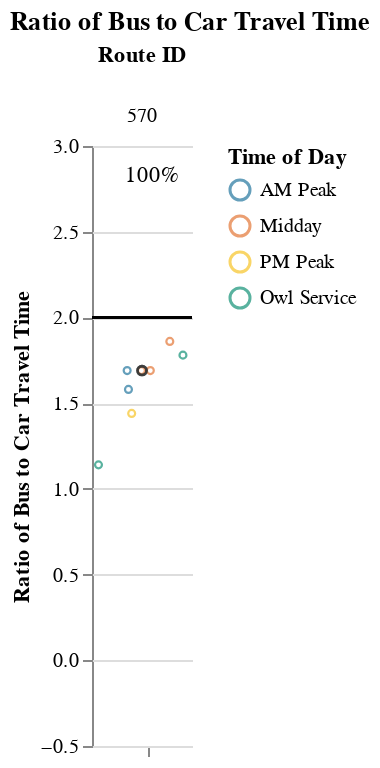
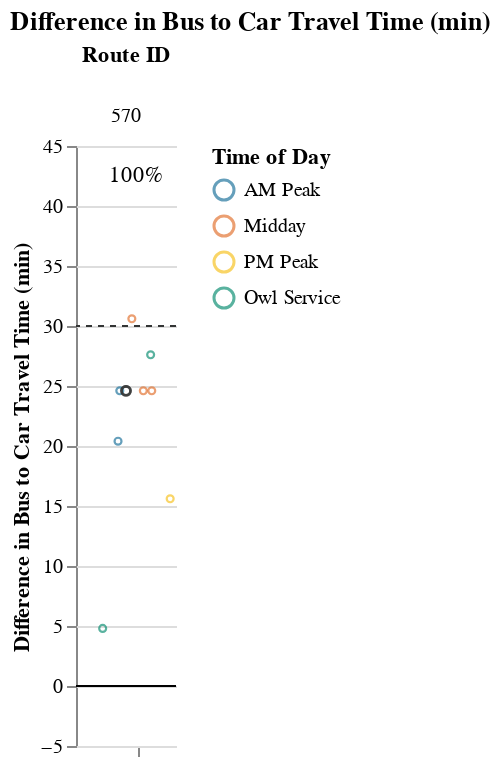

Notebook source saved alongside these figures, in order:
### Markdown cell above
### Medium Routes (1-1.5 hrs)

### Code cell
route_group = "medium"
try:
    display_charts_for_route_group(df, route_group)
except:
    print("No routes meet this criteria.")

### Figure 1 — Vega-Lite specification as saved in the notebook (floating-point values rounded to 4 significant figures)
{"config": {"view": {"continuousWidth": 400, "continuousHeight": 300, "stroke": null}, "facet": {"spacing": 0}}, "data": {"name": "data-a38ca362b2503a0be2d05dd86f98e643"}, "facet": {"column": {"field": "route_id", "sort": ["570"], "title": "Route ID", "type": "nominal"}}, "spec": {"layer": [{"mark": "rule", "encoding": {"color": {"value": "black"}, "y": {"field": "cutoff", "type": "quantitative"}}, "selection": {"selector003": {"type": "interval", "bind": "scales", "encodings": ["x", "y"]}}}, {"mark": {"type": "point", "opacity": 0.65, "size": 12, "strokeWidth": 1.1}, "encoding": {"color": {"field": "time_of_day", "scale": {"range": ["#136C97", "#E16B26", "#F6BF16", "#00896B", "#7790A3", "#5B559C"]}, "sort": ["AM Peak", "Midday", "PM Peak", "Owl Service"], "title": "Time of Day", "type": "nominal"}, "tooltip": [{"field": "route_id", "type": "nominal"}, {"field": "route_name", "type": "nominal"}, {"field": "trip_id", "type": "nominal"}, {"field": "service_hours", "type": "quantitative"}, {"field": "car_duration_hours", "type": "quantitative"}, {"field": "bus_multiplier", "type": "quantitative"}, {"field": "bus_difference", "type": "quantitative"}, {"field": "num_trips", "type": "quantitative"}, {"field": "num_competitive", "type": "quantitative"}, {"field": "pct_trips_competitive", "type": "quantitative"}, {"field": "p25", "type": "quantitative"}, {"field": "p50", "type": "quantitative"}, {"field": "p75", "type": "quantitative"}], "x": {"axis": {"grid": false, "labels": false, "ticks": true, "values": [0]}, "field": "jitter", "scale": {}, "title": null, "type": "quantitative"}, "y": {"field": "bus_multiplier", "scale": {"domain": [-0.25, 3.0]}, "title": "Ratio of Bus to Car Travel Time", "type": "quantitative"}}, "transform": [{"calculate": "sqrt(-2*log(random()))*cos(2*PI*random())", "as": "jitter"}], "width": 50}, {"layer": [{"mark": {"type": "point", "opacity": 0.6, "size": 20, "strokeWidth": 1.3}, "encoding": {"color": {"value": "#323434"}, "y": {"field": "bus_multiplier", "type": "quantitative"}}, "transform": [{"filter": "(datum.p50_trip === 1)"}]}, {"mark": {"type": "text", "align": "center", "baseline": "middle"}, "encoding": {"color": {"value": "black"}, "text": {"field": "pct_trips_competitive", "format": ".0%", "type": "quantitative"}, "tooltip": [{"field": "route_id", "type": "nominal"}, {"field": "route_name", "type": "nominal"}, {"field": "trip_id", "type": "nominal"}, {"field": "service_hours", "type": "quantitative"}, {"field": "car_duration_hours", "type": "quantitative"}, {"field": "bus_multiplier", "type": "quantitative"}, {"field": "bus_difference", "type": "quantitative"}, {"field": "num_trips", "type": "quantitative"}, {"field": "num_competitive", "type": "quantitative"}, {"field": "pct_trips_competitive", "type": "quantitative"}, {"field": "p25", "type": "quantitative"}, {"field": "p50", "type": "quantitative"}, {"field": "p75", "type": "quantitative"}], "x": {"value": 30}, "y": {"value": 15}}, "transform": [{"calculate": "sqrt(-2*log(random()))*cos(2*PI*random())", "as": "jitter"}, {"filter": "(datum.fastest_trip === 1)"}]}]}]}, "resolve": {"scale": {"y": "shared"}}, "title": "Ratio of Bus to Car Travel Time", "$schema": "https://vega.github.io/schema/vega-lite/v4.17.0.json", "datasets": {"data-a38ca362b2503a0be2d05dd86f98e643": [{"calitp_itp_id": 11, "trip_key": -166603345440738692, "trip_id": "t_1235349_b_414_tn_0", "shape_id": "p_900627", "route_id": "570", "service_hours": 0.67, "trip_first_departure_ts": 20700, "trip_last_arrival_ts": 23100, "departure_hour": 5, "time_of_day": "Owl Service", "p25": 0.91, "p50": 1.0, "p75": 1.012, "p50_trip": 0, "fastest_trip": 1, "car_duration_hours": 0.59, "competitive_route": 1, "bus_multiplier": 1.14, "bus_difference": 4.8, "num_trips": 8, "num_competitive": 8, "pct_trips_competitive": 1.0, "bus_difference_spread": 25.8, "route_group": "medium", "max_trip_hrs": 1.1, "max_trip_route_group": 1.1, "below_cutoff": 7, "pct_below_cutoff": 0.875, "name": "Amador Regional Transit System", "caltrans_district": "10 - Stockton", "drmt_organization_name": "['recGiMlqrcpPxScAH']", "route_name": "Upcountry", "cutoff2": 30, "cutoff": 2}, {"calitp_itp_id": 11, "trip_key": -4162627453190228698, "trip_id": "t_1235356_b_414_tn_0", "shape_id": "p_864", "route_id": "570", "service_hours": 0.85, "trip_first_departure_ts": 63480, "trip_last_arrival_ts": 66540, "departure_hour": 17, "time_of_day": "PM Peak", "p25": 0.91, "p50": 1.0, "p75": 1.012, "p50_trip": 0, "fastest_trip": 0, "car_duration_hours": 0.59, "competitive_route": 1, "bus_multiplier": 1.44, "bus_difference": 15.6, "num_trips": 8, "num_competitive": 8, "pct_trips_competitive": 1.0, "bus_difference_spread": 25.8, "route_group": "medium", "max_trip_hrs": 1.1, "max_trip_route_group": 1.1, "below_cutoff": 7, "pct_below_cutoff": 0.875, "name": "Amador Regional Transit System", "caltrans_district": "10 - Stockton", "drmt_organization_name": "['recGiMlqrcpPxScAH']", "route_name": "Upcountry", "cutoff2": 30, "cutoff": 2}, {"calitp_itp_id": 11, "trip_key": 1587477281743624360, "trip_id": "t_1235350_b_414_tn_0", "shape_id": "p_850", "route_id": "570", "service_hours": 0.93, "trip_first_departure_ts": 27000, "trip_last_arrival_ts": 30360, "departure_hour": 7, "time_of_day": "AM Peak", "p25": 0.91, "p50": 1.0, "p75": 1.012, "p50_trip": 0, "fastest_trip": 0, "car_duration_hours": 0.59, "competitive_route": 1, "bus_multiplier": 1.58, "bus_difference": 20.4, "num_trips": 8, "num_competitive": 8, "pct_trips_competitive": 1.0, "bus_difference_spread": 25.8, "route_group": "medium", "max_trip_hrs": 1.1, "max_trip_route_group": 1.1, "below_cutoff": 7, "pct_below_cutoff": 0.875, "name": "Amador Regional Transit System", "caltrans_district": "10 - Stockton", "drmt_organization_name": "['recGiMlqrcpPxScAH']", "route_name": "Upcountry", "cutoff2": 30, "cutoff": 2}, {"calitp_itp_id": 11, "trip_key": 2168053819301931957, "trip_id": "t_1235354_b_414_tn_0", "shape_id": "p_866", "route_id": "570", "service_hours": 1.0, "trip_first_departure_ts": 30480, "trip_last_arrival_ts": 34080, "departure_hour": 8, "time_of_day": "AM Peak", "p25": 0.91, "p50": 1.0, "p75": 1.012, "p50_trip": 1, "fastest_trip": 0, "car_duration_hours": 0.59, "competitive_route": 1, "bus_multiplier": 1.69, "bus_difference": 24.6, "num_trips": 8, "num_competitive": 8, "pct_trips_competitive": 1.0, "bus_difference_spread": 25.8, "route_group": "medium", "max_trip_hrs": 1.1, "max_trip_route_group": 1.1, "below_cutoff": 7, "pct_below_cutoff": 0.875, "name": "Amador Regional Transit System", "caltrans_district": "10 - Stockton", "drmt_organization_name": "['recGiMlqrcpPxScAH']", "route_name": "Upcountry", "cutoff2": 30, "cutoff": 2}, {"calitp_itp_id": 11, "trip_key": 6577890086136531193, "trip_id": "t_1235351_b_414_tn_0", "shape_id": "p_850", "route_id": "570", "service_hours": 1.0, "trip_first_departure_ts": 43200, "trip_last_arrival_ts": 46800, "departure_hour": 12, "time_of_day": "Midday", "p25": 0.91, "p50": 1.0, "p75": 1.012, "p50_trip": 1, "fastest_trip": 0, "car_duration_hours": 0.59, "competitive_route": 1, "bus_multiplier": 1.69, "bus_difference": 24.6, "num_trips": 8, "num_competitive": 8, "pct_trips_competitive": 1.0, "bus_difference_spread": 25.8, "route_group": "medium", "max_trip_hrs": 1.1, "max_trip_route_group": 1.1, "below_cutoff": 7, "pct_below_cutoff": 0.875, "name": "Amador Regional Transit System", "caltrans_district": "10 - Stockton", "drmt_organization_name": "['recGiMlqrcpPxScAH']", "route_name": "Upcountry", "cutoff2": 30, "cutoff": 2}, {"calitp_itp_id": 11, "trip_key": -8248405168340255919, "trip_id": "t_1235355_b_414_tn_0", "shape_id": "p_866", "route_id": "570", "service_hours": 1.0, "trip_first_departure_ts": 46920, "trip_last_arrival_ts": 50520, "departure_hour": 13, "time_of_day": "Midday", "p25": 0.91, "p50": 1.0, "p75": 1.012, "p50_trip": 1, "fastest_trip": 0, "car_duration_hours": 0.59, "competitive_route": 1, "bus_multiplier": 1.69, "bus_difference": 24.6, "num_trips": 8, "num_competitive": 8, "pct_trips_competitive": 1.0, "bus_difference_spread": 25.8, "route_group": "medium", "max_trip_hrs": 1.1, "max_trip_route_group": 1.1, "below_cutoff": 7, "pct_below_cutoff": 0.875, "name": "Amador Regional Transit System", "caltrans_district": "10 - Stockton", "drmt_organization_name": "['recGiMlqrcpPxScAH']", "route_name": "Upcountry", "cutoff2": 30, "cutoff": 2}, {"calitp_itp_id": 11, "trip_key": -228461201543392837, "trip_id": "t_1235353_b_414_tn_0", "shape_id": "p_865", "route_id": "570", "service_hours": 1.05, "trip_first_departure_ts": 23220, "trip_last_arrival_ts": 27000, "departure_hour": 6, "time_of_day": "Owl Service", "p25": 0.91, "p50": 1.0, "p75": 1.012, "p50_trip": 0, "fastest_trip": 0, "car_duration_hours": 0.59, "competitive_route": 1, "bus_multiplier": 1.78, "bus_difference": 27.6, "num_trips": 8, "num_competitive": 8, "pct_trips_competitive": 1.0, "bus_difference_spread": 25.8, "route_group": "medium", "max_trip_hrs": 1.1, "max_trip_route_group": 1.1, "below_cutoff": 7, "pct_below_cutoff": 0.875, "name": "Amador Regional Transit System", "caltrans_district": "10 - Stockton", "drmt_organization_name": "['recGiMlqrcpPxScAH']", "route_name": "Upcountry", "cutoff2": 30, "cutoff": 2}, {"calitp_itp_id": 11, "trip_key": -5585287787072383338, "trip_id": "t_1235352_b_414_tn_0", "shape_id": "p_849", "route_id": "570", "service_hours": 1.1, "trip_first_departure_ts": 59400, "trip_last_arrival_ts": 63360, "departure_hour": 16, "time_of_day": "Midday", "p25": 0.91, "p50": 1.0, "p75": 1.012, "p50_trip": 0, "fastest_trip": 0, "car_duration_hours": 0.59, "competitive_route": 1, "bus_multiplier": 1.86, "bus_difference": 30.6, "num_trips": 8, "num_competitive": 8, "pct_trips_competitive": 1.0, "bus_difference_spread": 25.8, "route_group": "medium", "max_trip_hrs": 1.1, "max_trip_route_group": 1.1, "below_cutoff": 7, "pct_below_cutoff": 0.875, "name": "Amador Regional Transit System", "caltrans_district": "10 - Stockton", "drmt_organization_name": "['recGiMlqrcpPxScAH']", "route_name": "Upcountry", "cutoff2": 30, "cutoff": 2}]}}

### Figure 2 — Vega-Lite specification as saved in the notebook (floating-point values rounded to 4 significant figures)
{"config": {"view": {"continuousWidth": 400, "continuousHeight": 300, "stroke": null}, "facet": {"spacing": 0}}, "data": {"name": "data-2ca220ebdcb708eeb501597615f914ee"}, "facet": {"column": {"field": "route_id", "sort": ["570"], "title": "Route ID", "type": "nominal"}}, "spec": {"layer": [{"mark": "rule", "encoding": {"color": {"value": "black"}, "y": {"field": "cutoff", "type": "quantitative"}}, "selection": {"selector004": {"type": "interval", "bind": "scales", "encodings": ["x", "y"]}}}, {"mark": {"type": "rule", "strokeDash": [3, 3]}, "encoding": {"color": {"value": "#323434"}, "y": {"field": "cutoff2", "type": "quantitative"}}}, {"mark": {"type": "point", "opacity": 0.65, "size": 12, "strokeWidth": 1.1}, "encoding": {"color": {"field": "time_of_day", "scale": {"range": ["#136C97", "#E16B26", "#F6BF16", "#00896B", "#7790A3", "#5B559C"]}, "sort": ["AM Peak", "Midday", "PM Peak", "Owl Service"], "title": "Time of Day", "type": "nominal"}, "tooltip": [{"field": "route_id", "type": "nominal"}, {"field": "route_name", "type": "nominal"}, {"field": "trip_id", "type": "nominal"}, {"field": "service_hours", "type": "quantitative"}, {"field": "car_duration_hours", "type": "quantitative"}, {"field": "bus_multiplier", "type": "quantitative"}, {"field": "bus_difference", "type": "quantitative"}, {"field": "num_trips", "type": "quantitative"}, {"field": "num_competitive", "type": "quantitative"}, {"field": "pct_trips_competitive", "type": "quantitative"}, {"field": "p25", "type": "quantitative"}, {"field": "p50", "type": "quantitative"}, {"field": "p75", "type": "quantitative"}], "x": {"axis": {"grid": false, "labels": false, "ticks": true, "values": [0]}, "field": "jitter", "scale": {}, "title": null, "type": "quantitative"}, "y": {"field": "bus_difference", "scale": {"domain": [-5, 42.6]}, "title": "Difference in Bus to Car Travel Time (min)", "type": "quantitative"}}, "transform": [{"calculate": "sqrt(-2*log(random()))*cos(2*PI*random())", "as": "jitter"}], "width": 50}, {"layer": [{"mark": {"type": "point", "opacity": 0.6, "size": 20, "strokeWidth": 1.3}, "encoding": {"color": {"value": "#323434"}, "y": {"field": "bus_difference", "type": "quantitative"}}, "transform": [{"filter": "(datum.p50_trip === 1)"}]}, {"mark": {"type": "text", "align": "center", "baseline": "middle"}, "encoding": {"color": {"value": "black"}, "text": {"field": "pct_trips_competitive", "format": ".0%", "type": "quantitative"}, "tooltip": [{"field": "route_id", "type": "nominal"}, {"field": "route_name", "type": "nominal"}, {"field": "trip_id", "type": "nominal"}, {"field": "service_hours", "type": "quantitative"}, {"field": "car_duration_hours", "type": "quantitative"}, {"field": "bus_multiplier", "type": "quantitative"}, {"field": "bus_difference", "type": "quantitative"}, {"field": "num_trips", "type": "quantitative"}, {"field": "num_competitive", "type": "quantitative"}, {"field": "pct_trips_competitive", "type": "quantitative"}, {"field": "p25", "type": "quantitative"}, {"field": "p50", "type": "quantitative"}, {"field": "p75", "type": "quantitative"}], "x": {"value": 30}, "y": {"value": 15}}, "transform": [{"calculate": "sqrt(-2*log(random()))*cos(2*PI*random())", "as": "jitter"}, {"filter": "(datum.fastest_trip === 1)"}]}]}]}, "resolve": {"scale": {"y": "shared"}}, "title": "Difference in Bus to Car Travel Time (min)", "$schema": "https://vega.github.io/schema/vega-lite/v4.17.0.json", "datasets": {"data-2ca220ebdcb708eeb501597615f914ee": [{"calitp_itp_id": 11, "trip_key": -166603345440738692, "trip_id": "t_1235349_b_414_tn_0", "shape_id": "p_900627", "route_id": "570", "service_hours": 0.67, "trip_first_departure_ts": 20700, "trip_last_arrival_ts": 23100, "departure_hour": 5, "time_of_day": "Owl Service", "p25": 0.91, "p50": 1.0, "p75": 1.012, "p50_trip": 0, "fastest_trip": 1, "car_duration_hours": 0.59, "competitive_route": 1, "bus_multiplier": 1.14, "bus_difference": 4.8, "num_trips": 8, "num_competitive": 8, "pct_trips_competitive": 1.0, "bus_difference_spread": 25.8, "route_group": "medium", "max_trip_hrs": 1.1, "max_trip_route_group": 1.1, "below_cutoff": 7, "pct_below_cutoff": 0.875, "name": "Amador Regional Transit System", "caltrans_district": "10 - Stockton", "drmt_organization_name": "['recGiMlqrcpPxScAH']", "route_name": "Upcountry", "cutoff2": 30, "cutoff": 0}, {"calitp_itp_id": 11, "trip_key": -4162627453190228698, "trip_id": "t_1235356_b_414_tn_0", "shape_id": "p_864", "route_id": "570", "service_hours": 0.85, "trip_first_departure_ts": 63480, "trip_last_arrival_ts": 66540, "departure_hour": 17, "time_of_day": "PM Peak", "p25": 0.91, "p50": 1.0, "p75": 1.012, "p50_trip": 0, "fastest_trip": 0, "car_duration_hours": 0.59, "competitive_route": 1, "bus_multiplier": 1.44, "bus_difference": 15.6, "num_trips": 8, "num_competitive": 8, "pct_trips_competitive": 1.0, "bus_difference_spread": 25.8, "route_group": "medium", "max_trip_hrs": 1.1, "max_trip_route_group": 1.1, "below_cutoff": 7, "pct_below_cutoff": 0.875, "name": "Amador Regional Transit System", "caltrans_district": "10 - Stockton", "drmt_organization_name": "['recGiMlqrcpPxScAH']", "route_name": "Upcountry", "cutoff2": 30, "cutoff": 0}, {"calitp_itp_id": 11, "trip_key": 1587477281743624360, "trip_id": "t_1235350_b_414_tn_0", "shape_id": "p_850", "route_id": "570", "service_hours": 0.93, "trip_first_departure_ts": 27000, "trip_last_arrival_ts": 30360, "departure_hour": 7, "time_of_day": "AM Peak", "p25": 0.91, "p50": 1.0, "p75": 1.012, "p50_trip": 0, "fastest_trip": 0, "car_duration_hours": 0.59, "competitive_route": 1, "bus_multiplier": 1.58, "bus_difference": 20.4, "num_trips": 8, "num_competitive": 8, "pct_trips_competitive": 1.0, "bus_difference_spread": 25.8, "route_group": "medium", "max_trip_hrs": 1.1, "max_trip_route_group": 1.1, "below_cutoff": 7, "pct_below_cutoff": 0.875, "name": "Amador Regional Transit System", "caltrans_district": "10 - Stockton", "drmt_organization_name": "['recGiMlqrcpPxScAH']", "route_name": "Upcountry", "cutoff2": 30, "cutoff": 0}, {"calitp_itp_id": 11, "trip_key": 2168053819301931957, "trip_id": "t_1235354_b_414_tn_0", "shape_id": "p_866", "route_id": "570", "service_hours": 1.0, "trip_first_departure_ts": 30480, "trip_last_arrival_ts": 34080, "departure_hour": 8, "time_of_day": "AM Peak", "p25": 0.91, "p50": 1.0, "p75": 1.012, "p50_trip": 1, "fastest_trip": 0, "car_duration_hours": 0.59, "competitive_route": 1, "bus_multiplier": 1.69, "bus_difference": 24.6, "num_trips": 8, "num_competitive": 8, "pct_trips_competitive": 1.0, "bus_difference_spread": 25.8, "route_group": "medium", "max_trip_hrs": 1.1, "max_trip_route_group": 1.1, "below_cutoff": 7, "pct_below_cutoff": 0.875, "name": "Amador Regional Transit System", "caltrans_district": "10 - Stockton", "drmt_organization_name": "['recGiMlqrcpPxScAH']", "route_name": "Upcountry", "cutoff2": 30, "cutoff": 0}, {"calitp_itp_id": 11, "trip_key": 6577890086136531193, "trip_id": "t_1235351_b_414_tn_0", "shape_id": "p_850", "route_id": "570", "service_hours": 1.0, "trip_first_departure_ts": 43200, "trip_last_arrival_ts": 46800, "departure_hour": 12, "time_of_day": "Midday", "p25": 0.91, "p50": 1.0, "p75": 1.012, "p50_trip": 1, "fastest_trip": 0, "car_duration_hours": 0.59, "competitive_route": 1, "bus_multiplier": 1.69, "bus_difference": 24.6, "num_trips": 8, "num_competitive": 8, "pct_trips_competitive": 1.0, "bus_difference_spread": 25.8, "route_group": "medium", "max_trip_hrs": 1.1, "max_trip_route_group": 1.1, "below_cutoff": 7, "pct_below_cutoff": 0.875, "name": "Amador Regional Transit System", "caltrans_district": "10 - Stockton", "drmt_organization_name": "['recGiMlqrcpPxScAH']", "route_name": "Upcountry", "cutoff2": 30, "cutoff": 0}, {"calitp_itp_id": 11, "trip_key": -8248405168340255919, "trip_id": "t_1235355_b_414_tn_0", "shape_id": "p_866", "route_id": "570", "service_hours": 1.0, "trip_first_departure_ts": 46920, "trip_last_arrival_ts": 50520, "departure_hour": 13, "time_of_day": "Midday", "p25": 0.91, "p50": 1.0, "p75": 1.012, "p50_trip": 1, "fastest_trip": 0, "car_duration_hours": 0.59, "competitive_route": 1, "bus_multiplier": 1.69, "bus_difference": 24.6, "num_trips": 8, "num_competitive": 8, "pct_trips_competitive": 1.0, "bus_difference_spread": 25.8, "route_group": "medium", "max_trip_hrs": 1.1, "max_trip_route_group": 1.1, "below_cutoff": 7, "pct_below_cutoff": 0.875, "name": "Amador Regional Transit System", "caltrans_district": "10 - Stockton", "drmt_organization_name": "['recGiMlqrcpPxScAH']", "route_name": "Upcountry", "cutoff2": 30, "cutoff": 0}, {"calitp_itp_id": 11, "trip_key": -228461201543392837, "trip_id": "t_1235353_b_414_tn_0", "shape_id": "p_865", "route_id": "570", "service_hours": 1.05, "trip_first_departure_ts": 23220, "trip_last_arrival_ts": 27000, "departure_hour": 6, "time_of_day": "Owl Service", "p25": 0.91, "p50": 1.0, "p75": 1.012, "p50_trip": 0, "fastest_trip": 0, "car_duration_hours": 0.59, "competitive_route": 1, "bus_multiplier": 1.78, "bus_difference": 27.6, "num_trips": 8, "num_competitive": 8, "pct_trips_competitive": 1.0, "bus_difference_spread": 25.8, "route_group": "medium", "max_trip_hrs": 1.1, "max_trip_route_group": 1.1, "below_cutoff": 7, "pct_below_cutoff": 0.875, "name": "Amador Regional Transit System", "caltrans_district": "10 - Stockton", "drmt_organization_name": "['recGiMlqrcpPxScAH']", "route_name": "Upcountry", "cutoff2": 30, "cutoff": 0}, {"calitp_itp_id": 11, "trip_key": -5585287787072383338, "trip_id": "t_1235352_b_414_tn_0", "shape_id": "p_849", "route_id": "570", "service_hours": 1.1, "trip_first_departure_ts": 59400, "trip_last_arrival_ts": 63360, "departure_hour": 16, "time_of_day": "Midday", "p25": 0.91, "p50": 1.0, "p75": 1.012, "p50_trip": 0, "fastest_trip": 0, "car_duration_hours": 0.59, "competitive_route": 1, "bus_multiplier": 1.86, "bus_difference": 30.6, "num_trips": 8, "num_competitive": 8, "pct_trips_competitive": 1.0, "bus_difference_spread": 25.8, "route_group": "medium", "max_trip_hrs": 1.1, "max_trip_route_group": 1.1, "below_cutoff": 7, "pct_below_cutoff": 0.875, "name": "Amador Regional Transit System", "caltrans_district": "10 - Stockton", "drmt_organization_name": "['recGiMlqrcpPxScAH']", "route_name": "Upcountry", "cutoff2": 30, "cutoff": 0}]}}
